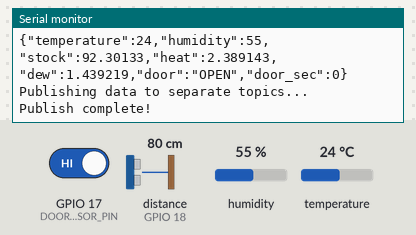
A sketch run on a simulated ESP32. Parts: the last lines printed to the serial monitor. Wiring (inferred from the names in the program): ultrasonic range finder: trigger GPIO 5; echo GPIO 18. The inputs (shaded band) are chosen by the test bench; at power-on: GPIO 17 (DOOR_SENSOR_PIN) HIGH, distance to the obstacle (sensor on GPIO 18) 80 cm, humidity 55 %, temperature 24 °C. The echo pulse lasts 58.3 µs per cm; WiFi joins after 1.5 s; servers stay silent unless stated; random numbers use the default seed unless the sketch sets one; no MQTT or app messages arrive unless stated.

Above: at 2.7 s.
2.8 s: GPIO 17 (DOOR_SENSOR_PIN) driven LOW
7.1 s: distance to the obstacle (sensor on GPIO 18) set to 2 cm
At 8.8 s:
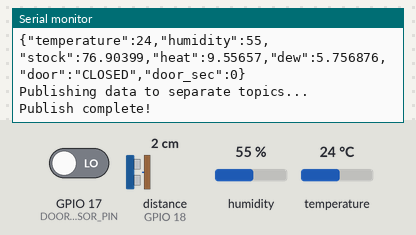
9.8 s: humidity set to 22 %
At 9.8 s:
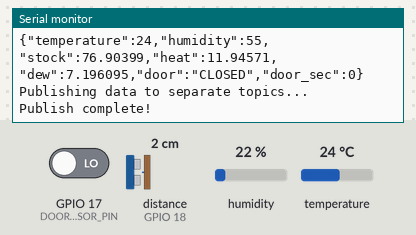
12.5 s: temperature set to 12 °C
At 14.0 s:
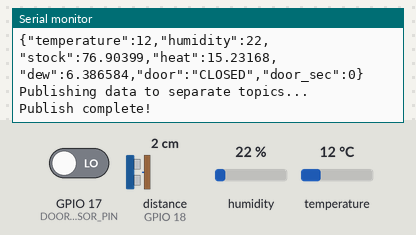
15.2 s: distance to the obstacle (sensor on GPIO 18) set to 18 cm
At 16.2 s:
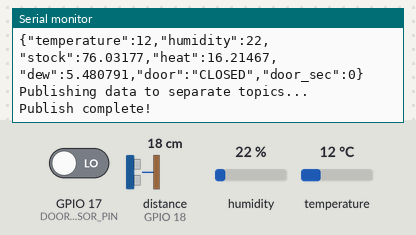
17.9 s: GPIO 17 (DOOR_SENSOR_PIN) driven HIGH
Timing chart, 0 to 20.9 s (numbered marks = the images above; inputs shaded):
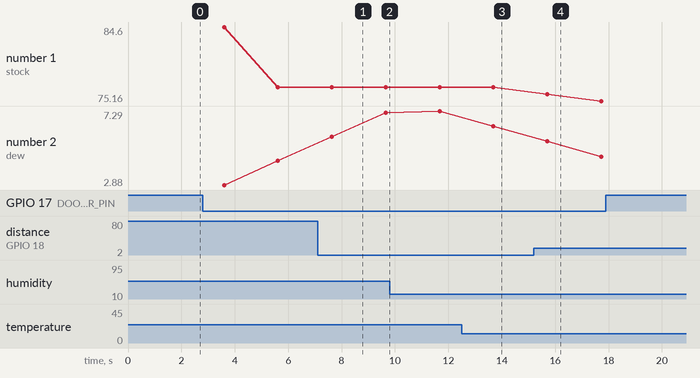

The sketch:

publisher.ino
```cpp
#include "DHT.h"
#include <WiFi.h>
#include <PubSubClient.h>
#include <ArduinoJson.h>

// --- WiFi & MQTT Config ---
const char* ssid = "S";
const char* password = "123456789";
const char* mqtt_server = "10.134.72.79";

// *** ตั้งค่าเลขห้อง และกำหนด Topic แยกย่อย ***
const char* room_number = "Room-101";

// สร้าง Topic แยกแต่ละตัว
const char* topic_temp = "room/101/temperature";
const char* topic_hum = "room/101/humidity";
const char* topic_stock = "room/101/stock";
const char* topic_heat = "room/101/heat_index";
const char* topic_dew = "room/101/dew_point";
const char* topic_door = "room/101/door";
const char* topic_door_sec = "room/101/last_open_sec";

#define MQTT_DHT_TOPIC "dht/data"

WiFiClient espClient;
PubSubClient client(espClient);

// --- Pin Setup ---
#define DHTPIN 4
#define DHTTYPE DHT22
#define DOOR_SENSOR_PIN 17
const int trigPin = 5;
const int echoPin = 18;

DHT dht(DHTPIN, DHTTYPE);

// --- Filter & Variables ---
const int numReadings = 10;
float readingsHI[numReadings], readingsStock[numReadings], readingsDew[numReadings];
int readIndex = 0;
float totalHI = 0, totalStock = 0, totalDew = 0;

// --- ประตู (Door Variables) ---
unsigned long doorOpenStartTime = 0;
unsigned long currentOpenDuration = 0;
bool isDoorOpen = false;

const float emptyDist = 100.0;
const float fullDist = 10.0;
float lastGoodDistance = emptyDist;

void setup_wifi() {
  delay(10);
  Serial.println("\nConnecting to WiFi...");
  WiFi.begin(ssid, password);
  while (WiFi.status() != WL_CONNECTED) {
    delay(500);
    Serial.print(".");
  }
  Serial.println("\nWiFi connected");
}

void reconnect() {
  while (!client.connected()) {
    Serial.print("Attempting MQTT connection...");
    String clientId = "ESP32-Pub-" + String(room_number) + "-" + String(random(0xffff), HEX);
    if (client.connect(clientId.c_str())) {
      Serial.println("connected");
    } else {
      Serial.print("failed, rc=");
      Serial.print(client.state());
      Serial.println(" try again in 5 seconds");
      delay(5000);
    }
  }
}

void setup() {
  Serial.begin(115200);
  setup_wifi();
  client.setServer(mqtt_server, 1883);

  dht.begin();
  pinMode(trigPin, OUTPUT);
  pinMode(echoPin, INPUT);
  pinMode(DOOR_SENSOR_PIN, INPUT_PULLUP);

  for (int i = 0; i < numReadings; i++) {
    readingsHI[i] = 0;
    readingsStock[i] = 100.0;
    readingsDew[i] = 0;
  }
  totalStock = 100.0 * numReadings;
}

void loop() {
  if (!client.connected()) {
    reconnect();
  }
  client.loop();

  // --- 1. Door Logic ---
  int doorState = digitalRead(DOOR_SENSOR_PIN);
  if (doorState == HIGH) {
    if (!isDoorOpen) {
      doorOpenStartTime = millis();
      isDoorOpen = true;
    }
    currentOpenDuration = (millis() - doorOpenStartTime) / 1000;
  } else {
    isDoorOpen = false;
    currentOpenDuration = 0;
  }

  // --- 2. Sensor Readings ---
  digitalWrite(trigPin, LOW);
  delayMicroseconds(2);
  digitalWrite(trigPin, HIGH);
  delayMicroseconds(10);
  digitalWrite(trigPin, LOW);

  // [แก้สเตป 1] แยกรับค่าเวลาออกมาก่อน
  long duration = pulseIn(echoPin, HIGH, 30000);
  float distance = 0.0;

  if (duration == 0) {
    // ถ้าคลื่นสะท้อนกลับมาไม่ทัน (เกินระยะ) ให้ใช้ค่าเดิมไปก่อน
    distance = lastGoodDistance;
  } else {
    // แปลงเวลาเป็นระยะทาง
    distance = duration * 0.034 / 2.0;
  }

  if (distance <= 0.0 || distance > 400.0) {
    distance = lastGoodDistance;
  } else {
    lastGoodDistance = distance;
  }

  // [แก้สเตป 2] ใส่ .0 ให้เลข 0 และ 100 เพื่อกันการปัดเศษทศนิยมเพี้ยน
  float rawStock = constrain(((emptyDist - distance) / (emptyDist - fullDist)) * 100.0, 0.0, 100.0);

  float h = dht.readHumidity();
  float t = dht.readTemperature();

  // --- 3. Analytics ---
  float rawHI = dht.computeHeatIndex(t, h, false);
  float a = 17.27, b = 237.7;
  float alpha = ((a * t) / (b + t)) + log(h / 100.0);
  float rawDewPoint = (b * alpha) / (a - alpha);

  totalStock = totalStock - readingsStock[readIndex] + rawStock;
  totalHI = totalHI - readingsHI[readIndex] + rawHI;
  totalDew = totalDew - readingsDew[readIndex] + rawDewPoint;

  readingsStock[readIndex] = rawStock;
  readingsHI[readIndex] = rawHI;
  readingsDew[readIndex] = rawDewPoint;
  readIndex = (readIndex + 1) % numReadings;

  // คำนวณค่าเฉลี่ย
  float avgStock = totalStock / numReadings;
  float avgHI = totalHI / numReadings;
  float avgDew = totalDew / numReadings;

  StaticJsonDocument<200> doc;
  doc["temperature"] = t;
  doc["humidity"] = h;
  doc["stock"] = avgStock;
  doc["heat"] = avgHI;
  doc["dew"] = avgDew;
  doc["door"] = (doorState == HIGH) ? "OPEN" : "CLOSED";
  doc["door_sec"] = currentOpenDuration;
  char jsonBuffer[512];
  serializeJson(doc, jsonBuffer);
  client.publish(MQTT_DHT_TOPIC, jsonBuffer);
  Serial.println(jsonBuffer);


  // --- 4. Publish แยก Topic ---
  Serial.println("Publishing data to separate topics...");

  client.publish(topic_temp, String(t, 1).c_str());
  client.publish(topic_hum, String(h, 1).c_str());
  client.publish(topic_stock, String(avgStock, 1).c_str());
  client.publish(topic_heat, String(avgHI, 1).c_str());
  client.publish(topic_dew, String(avgDew, 1).c_str());
  client.publish(topic_door, (doorState == HIGH) ? "OPEN" : "CLOSED");
  client.publish(topic_door_sec, String(currentOpenDuration).c_str());

  Serial.println("Publish complete!\n");
  delay(2000);
}
```

Measured:
- after the input at 7.1 s, the serial monitor: prints a new line after 0.54 s (image 1)
- after the input at 12.5 s, the serial monitor: prints a new line after 1.2 s (image 3)
- after the input at 15.2 s, the serial monitor: prints a new line after 0.51 s (image 4)
- plotted number 1: 76.9 → 75.16 after the input at 15.2 s
- plotted number 2: 7.2 → 7.29 after the input at 9.8 s, 7.29 → 6.39 after the input at 12.5 s
